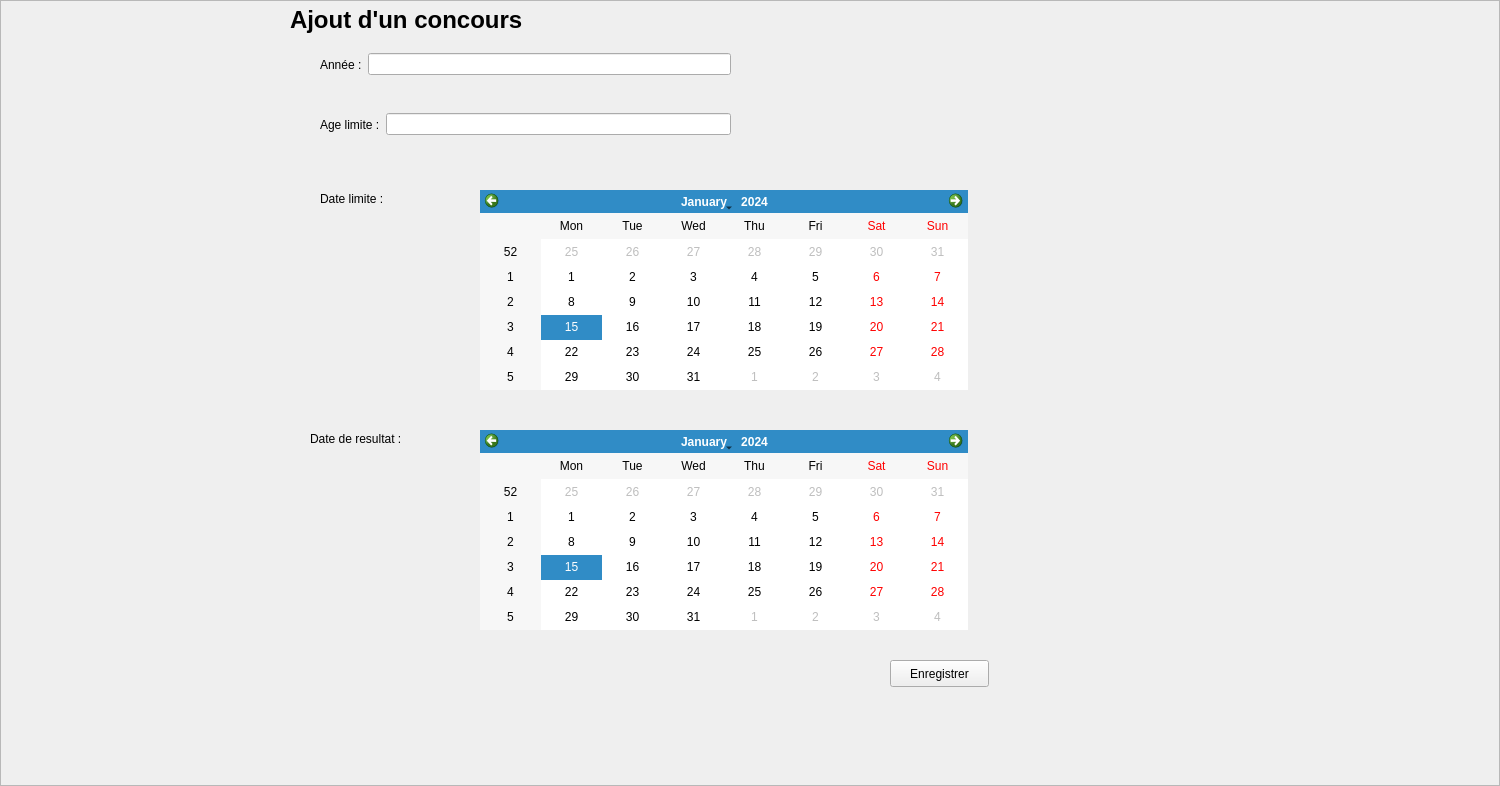
<?xml version="1.0" encoding="UTF-8"?>
<ui version="4.0">
 <class>AdminCreerConcoursFrame</class>
 <widget class="QFrame" name="AdminCreerConcoursFrame">
  <property name="geometry">
   <rect>
    <x>0</x>
    <y>0</y>
    <width>1500</width>
    <height>786</height>
   </rect>
  </property>
  <property name="windowTitle">
   <string>Frame</string>
  </property>
  <property name="frameShape">
   <enum>QFrame::StyledPanel</enum>
  </property>
  <property name="frameShadow">
   <enum>QFrame::Raised</enum>
  </property>
  <widget class="QLabel" name="label">
   <property name="geometry">
    <rect>
     <x>290</x>
     <y>0</y>
     <width>271</width>
     <height>41</height>
    </rect>
   </property>
   <property name="text">
    <string>&lt;html&gt;&lt;head/&gt;&lt;body&gt;&lt;p&gt;&lt;span style=&quot; font-size:18pt; font-weight:600;&quot;&gt;Ajout d'un concours&lt;/span&gt;&lt;/p&gt;&lt;/body&gt;&lt;/html&gt;</string>
   </property>
  </widget>
  <widget class="QLabel" name="label_4">
   <property name="geometry">
    <rect>
     <x>320</x>
     <y>190</y>
     <width>91</width>
     <height>17</height>
    </rect>
   </property>
   <property name="text">
    <string>Date limite :</string>
   </property>
  </widget>
  <widget class="QLabel" name="label_5">
   <property name="geometry">
    <rect>
     <x>310</x>
     <y>430</y>
     <width>131</width>
     <height>17</height>
    </rect>
   </property>
   <property name="text">
    <string>Date de resultat : </string>
   </property>
  </widget>
  <widget class="QCalendarWidget" name="champ_date_limite">
   <property name="geometry">
    <rect>
     <x>480</x>
     <y>190</y>
     <width>488</width>
     <height>200</height>
    </rect>
   </property>
  </widget>
  <widget class="QCalendarWidget" name="champ_date_resultat">
   <property name="geometry">
    <rect>
     <x>480</x>
     <y>430</y>
     <width>488</width>
     <height>200</height>
    </rect>
   </property>
  </widget>
  <widget class="QPushButton" name="btn_enregistrer">
   <property name="geometry">
    <rect>
     <x>890</x>
     <y>660</y>
     <width>99</width>
     <height>27</height>
    </rect>
   </property>
   <property name="text">
    <string>Enregistrer</string>
   </property>
  </widget>
  <widget class="QWidget" name="">
   <property name="geometry">
    <rect>
     <x>320</x>
     <y>50</y>
     <width>411</width>
     <height>29</height>
    </rect>
   </property>
   <layout class="QHBoxLayout" name="horizontalLayout">
    <item>
     <widget class="QLabel" name="label_2">
      <property name="text">
       <string>Année :</string>
      </property>
     </widget>
    </item>
    <item>
     <widget class="QLineEdit" name="champ_annee"/>
    </item>
   </layout>
  </widget>
  <widget class="QWidget" name="">
   <property name="geometry">
    <rect>
     <x>320</x>
     <y>110</y>
     <width>411</width>
     <height>29</height>
    </rect>
   </property>
   <layout class="QHBoxLayout" name="horizontalLayout_2">
    <item>
     <widget class="QLabel" name="label_3">
      <property name="text">
       <string>Age limite :</string>
      </property>
     </widget>
    </item>
    <item>
     <widget class="QLineEdit" name="champ_age_limite"/>
    </item>
   </layout>
  </widget>
 </widget>
 <resources/>
 <connections/>
</ui>
